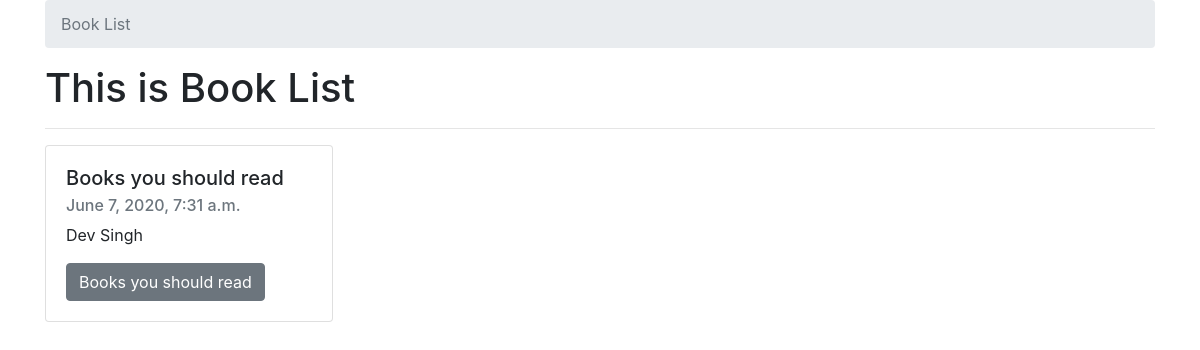
The app's page /, older data.
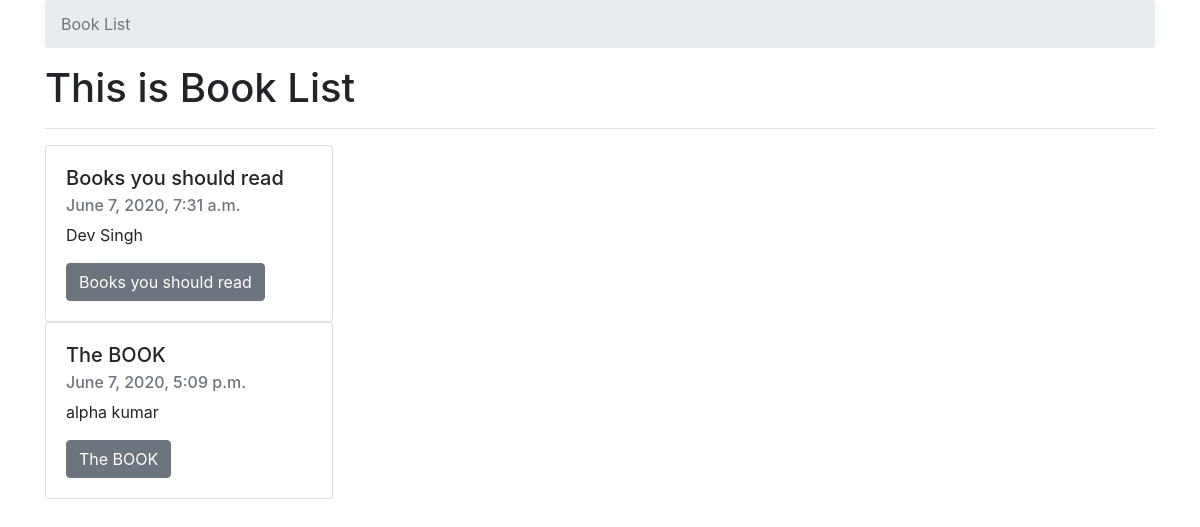
The same page, newer data.
### books/models.py (models this page shows)
class Book(models.Model):
    authors = models.ManyToManyField(Author)
    title = models.CharField(max_length=100)
    publication_date = models.DateTimeField()
    isbn = models.CharField(max_length=16)
    slug = models.SlugField()
    cover = models.ImageField()
    price = models.FloatField()
    def __str__(self):
        return self.title
    def get_absolute_url(self):
        return reverse("books:book-detail", kwargs={
        'slug':self.slug
        })

class Author(models.Model):
    first_name = models.CharField(max_length=30)
    last_name = models.CharField(max_length=30)
    slug = models.SlugField()
    def __str__(self):
        return f"{self.first_name} {self.last_name}"

### books/views.py (the view)
# urls.py: path('',book_list,name='book-list'),
def book_list(request):
    queryset = Book.objects.all()
    context = {
        'queryset': queryset
    }
    return render (request, 'book_list.html',context)

### templates/book_list.html
{% extends "base.html" %}
{% block breadcrumb %}
  <li class="breadcrumb-item active" aria-current="page">Book List</li>
{% endblock breadcrumb %}
{% block content %}
<h1>This is Book List</h1>
<hr>
  {% for book in queryset  %}
  <div class="card" style="width: 18rem;">
    <div class="card-body">
      <h5 class="card-title">{{book.title}}</h5>
      <h6 class="card-subtitle mb-2 text-muted">{{ book.publication_date}}</h6>
      <p class="card-text">
          {% for author in book.authors.all  %}
              <span>{{ author}}</span> {% if book.authors.count > 1 %} |{% endif%}
          {% endfor %}
      </p>
      <a href="{{ book.get_absolute_url }}" class="btn btn-secondary">{{ book }}</a>
    </div>
  </div>
    {% endfor %}
{% endblock content %}

Row changes from the older to the newer data that the page shows:
added Book: title "The BOOK", publication_date "June 7, 2020, 5:09 p.m."
added Author: first_name+last_name "alpha kumar", shown under "The BOOK"
